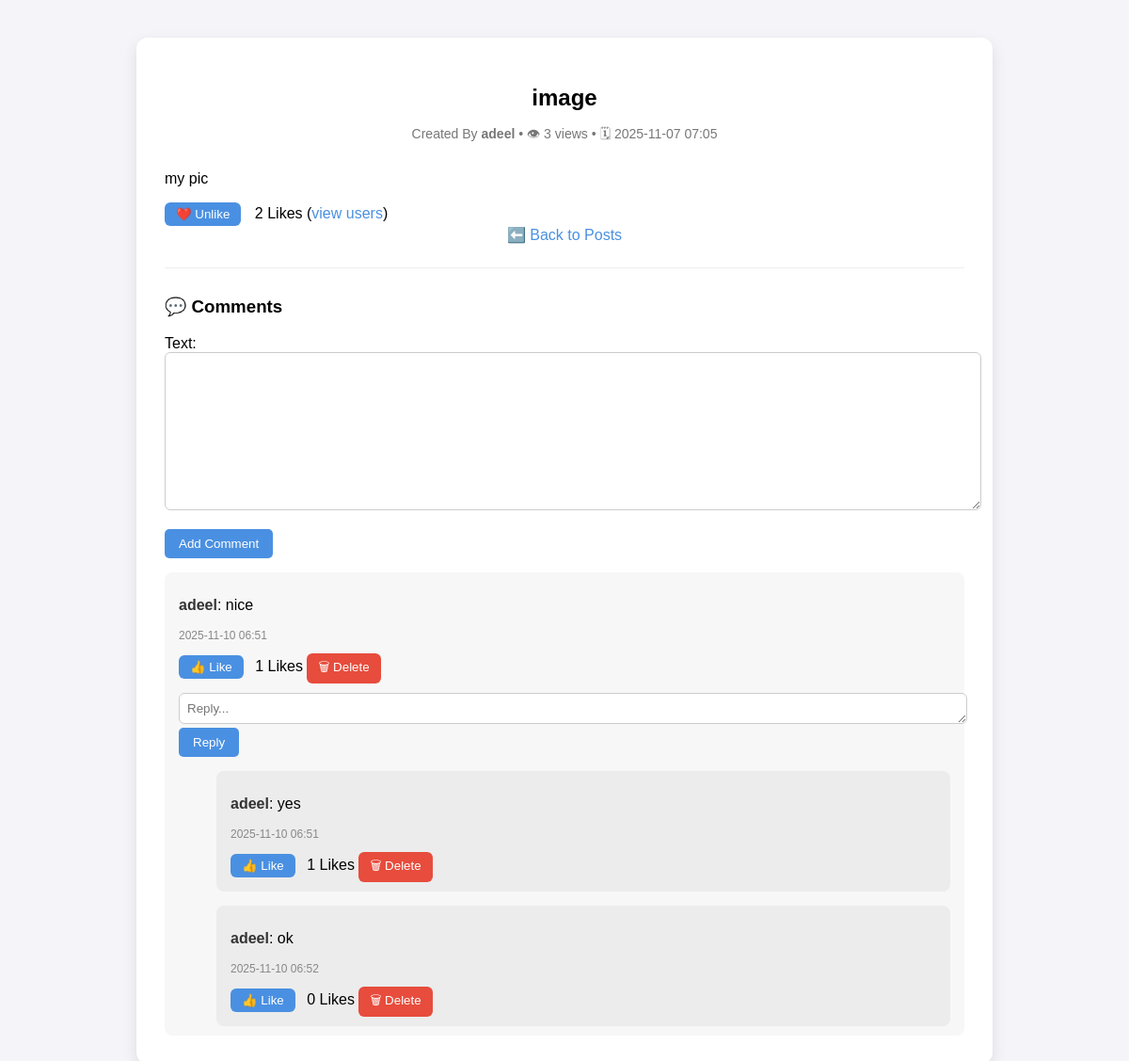
/post/8/ (signed in), run on the app's committed database.
### newapp/models.py (models this page shows)
class Post(models.Model):
    title = models.CharField(max_length=200)
    content = models.TextField()
    insert_image = models.ImageField(upload_to='post_images/', null=True, blank=True)
    author = models.ForeignKey(User, on_delete=models.CASCADE)
    created_at = models.DateTimeField(auto_now_add=True)
    updated_at = models.DateTimeField(auto_now=True)
    views = models.PositiveIntegerField(default=0)

class Comment(models.Model):
    post = models.ForeignKey(Post, on_delete=models.CASCADE, related_name="comments")
    author = models.ForeignKey(User, on_delete=models.CASCADE)
    text = models.TextField()
    parent = models.ForeignKey('self', on_delete=models.CASCADE, null=True, blank=True, related_name='replies')
    created_at = models.DateTimeField(auto_now_add=True)

### newapp/views.py (the view)
# urls.py: path('post/<int:pk>/', views.post_detail, name='post_detail'),
@login_required
def post_detail(request, pk):
    post = get_object_or_404(Post, pk=pk)
    session_key = f'viewed_post_{post.pk}'
    if not request.session.get(session_key, False):
        post.views += 1
        post.save(update_fields=['views'])
        request.session[session_key] = True
    comments = post.comments.filter(parent__isnull=True).order_by('-created_at')
    user_liked = post.likes.filter(user=request.user).exists()
    if request.method == 'POST':
        comment_form = CommentForm(request.POST)
        parent_id = request.POST.get('parent_id')
        if comment_form.is_valid():
            comment = comment_form.save(commit=False)
            comment.post = post
            comment.author = request.user
            if parent_id:
                parent_comment = Comment.objects.get(id=parent_id)
                comment.parent = parent_comment
            comment.save()
            messages.success(request, "Comment added successfully!")
            return redirect('newapp:post_detail', pk=post.pk)
    else:
        comment_form = CommentForm()
    for comment in comments:
        comment.liked_by_user = comment.likes.filter(id=request.user.id).exists()
        for reply in comment.replies.all():
            reply.liked_by_user = reply.likes.filter(id=request.user.id).exists()
    context = {
        'post': post,
        'comments': comments,
        'comment_form': comment_form,
        'user_liked': user_liked,
    }
    return render(request, 'newapp/post_detail.html', context)

### newapp/forms.py
class CommentForm(forms.ModelForm):
    class Meta:
        model = Comment
        fields = ['text']

### templates/newapp/post_detail.html (shortened to what this page needs)
{% load static %}
<!DOCTYPE html>
<html lang="en">
<head>
</head>
<body>
<div class="container">
    <h2>{{ post.title }}</h2>
    <p class="meta">
        Created By <strong>{{ post.author.username }}</strong> •
        👁 {{ post.views }} views •
        🗓 {{ post.created_at|date:"Y-m-d H:i" }}
    </p>
    <p>{{ post.content }}</p>
    {% if user.is_authenticated %}
        <form method="POST" action="{% url 'newapp:post_like' post.pk %}" style="display:inline;">
            {% if user_liked %}
                <button type="submit" class="like-btn unlike-btn">❤️ Unlike</button>
            {% else %}
                <button type="submit" class="like-btn">👍 Like</button>
            {% endif %}
        </form>
        <span style="margin-left:10px;">
            {{ post.likes.count }} Likes
            {% if post.likes.count > 0 %}
                (<a href="{% url 'newapp:liked_users' post.pk %}">view users</a>)
            {% endif %}
        </span>
    {% else %}
        <p><a href="{% url 'newapp:login' %}">Login</a> to like this post ❤️</p>
    {% endif %}
    <div class="back-link">
        <a href="{% url 'newapp:post_list' %}">⬅️ Back to Posts</a>
    </div>
    <hr>
    <div class="comments">
        <h3>💬 Comments</h3>
        {% if user.is_authenticated %}
        <form method="POST" class="comment-box">
            {{ comment_form.as_p }}
            <button type="submit" class="btn">Add Comment</button>
        </form>
        {% else %}
            <p><a href="{% url 'newapp:login' %}">Login</a> to comment 💬</p>
        {% endif %}
        {% for comment in comments %}
            <div class="comment">
                <p><strong>{{ comment.author.username }}</strong>: {{ comment.text }}</p>
                <p class="meta-time">{{ comment.created_at|date:"Y-m-d H:i" }}</p>
                {% if user.is_authenticated %}
                    <form method="POST" action="{% url 'newapp:comment_like' comment.pk %}" style="display:inline;">
                        {% if comment.liked_by_user %}
                            <button type="submit" class="like-btn unlike-btn">❤️ Unlike</button>
                        {% else %}
                            <button type="submit" class="like-btn">👍 Like</button>
                        {% endif %}
                    </form>
                    <span style="margin-left:8px;">{{ comment.likes.count }} Likes</span>
                    {% if user == comment.author or user == post.author or user.is_superuser %}
                        <form method="POST" action="{% url 'newapp:delete_comments' comment.pk %}" style="display:inline;">
                            <button type="submit" class="like-btn unlike-btn" style="background:#e74c3c;">🗑 Delete</button>
                        </form>
                    {% endif %}
                    <form method="POST" class="reply-box" style="margin-top:10px;">
                        <textarea name="text" rows="1" placeholder="Reply..."></textarea><br>
                        <button type="submit" class="btn">Reply</button>
                    </form>
                {% endif %}
                {% for reply in comment.replies.all %}
                    <div class="comment reply">
                        <p><strong>{{ reply.author.username }}</strong>: {{ reply.text }}</p>
                        <p class="meta-time">{{ reply.created_at|date:"Y-m-d H:i" }}</p>
                        {% if user.is_authenticated %}
                            <form method="POST" action="{% url 'newapp:comment_like' reply.pk %}" style="display:inline;">
                                {% if reply.liked_by_user %}
                                    <button type="submit" class="like-btn unlike-btn">❤️ Unlike</button>
                                {% else %}
                                    <button type="submit" class="like-btn">👍 Like</button>
                                {% endif %}
                            </form>
                            <span style="margin-left:8px;">{{ reply.likes.count }} Likes</span>
                            {% if user == reply.author or user == post.author or user.is_superuser %}
                                <form method="POST" action="{% url 'newapp:delete_comments' reply.pk %}" style="display:inline;">
                                    <button type="submit" class="like-btn unlike-btn" style="background:#e74c3c;">🗑 Delete</button>
                                </form>
                            {% endif %}
                        {% endif %}
                    </div>
                {% endfor %}
            </div>
        {% empty %}
            <p>No comments yet. Be the first to comment!</p>
        {% endfor %}
    </div>
</div>
</body>
</html>

### templates/newapp/post_detail.html (style rules this page uses)
body { font-family: "Poppins", sans-serif; background: #f4f4f9; margin: 0; }
.container { padding: 30px; max-width: 850px; margin: 40px auto; background: white; border-radius: 12px; box-shadow: 0 6px 16px rgba(0,0,0,0.1); }
h2 { text-align: center; margin-bottom: 10px; }
.meta { text-align: center; color: #777; margin-bottom: 25px; font-size: 14px; }
a { text-decoration: none; color: #4a90e2; }
.comments { margin-top: 30px; }
.comment { background: #f7f7f7; border-radius: 8px; padding: 10px 15px; margin-top: 15px; }
.reply { background: #ececec; margin-left: 40px; }
.comment strong { color: #333; }
.meta-time { font-size: 12px; color: #888; margin-top: 4px; }
textarea { width: 100%; resize: vertical; padding: 8px; border-radius: 6px; border: 1px solid #ccc; font-family: inherit; }
.btn { background: #4a90e2; color: white; padding: 8px 15px; border-radius: 5px; text-decoration: none; border: none; cursor: pointer; }
.like-btn { background: #4a90e2; color: white; border: none; padding: 5px 12px; border-radius: 6px; cursor: pointer; }
.unlike-btn { background: #4a90e2; }
hr { margin: 25px 0; border: 0; border-top: 1px solid #eee; }
.back-link { text-align: center; margin-bottom: 20px; }

### data on the page
Post: title "image", author.username "adeel", views "3", created_at "2025-11-07 07:05", content "my pic", likes.count "2"
Comment: author.username "adeel", text "nice", created_at "2025-11-10 06:51", shows "👍 Like", likes.count "1", shows "🗑 Delete"
Comment: author.username "adeel", text "yes", created_at "2025-11-10 06:51", likes.count "1", shows "🗑 Delete"
Comment: author.username "adeel", text "ok", created_at "2025-11-10 06:52", likes.count "0", shows "🗑 Delete"
